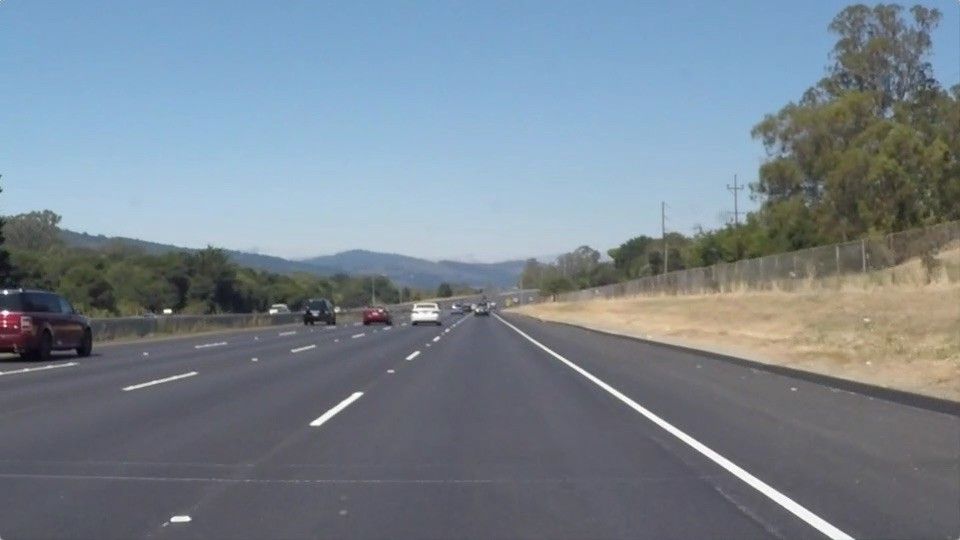
#> input picture image.jpg, 960 x 540 px
$ python testimage.py   (Python 2 division)
#> lines starting #> are read from the running program, lines starting #| are printed output that depends on the picture; after the words box and inside, x2 and y2 are one past the last pixel; in counts of white or black regions, pixels touching at a corner belong together
import cv2
import numpy as np

img = cv2.imread('image.jpg')
#> img is the input picture: shape (540, 960, 3); mean B, G, R 143.7, 132.5, 120.3
gray = cv2.cvtColor(img,cv2.COLOR_BGR2GRAY)
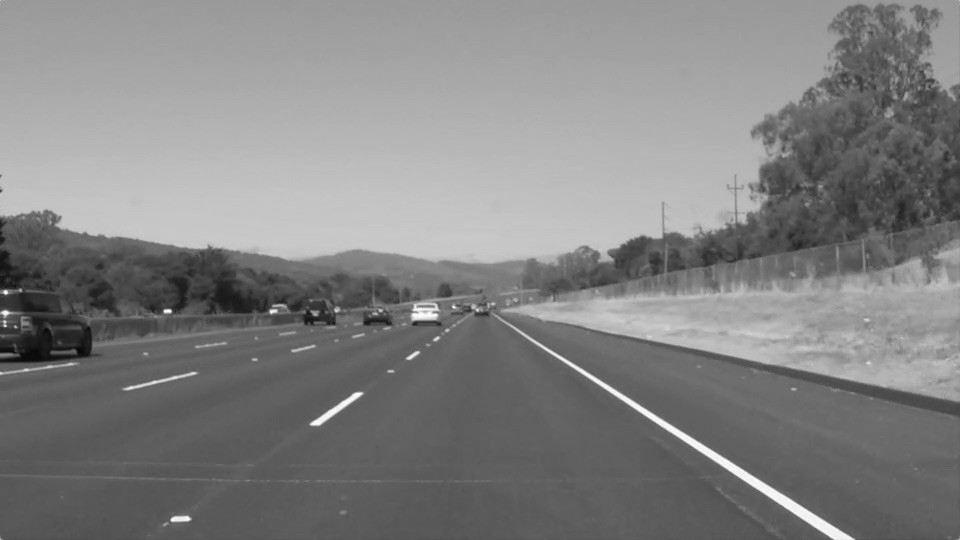
#> gray: shape (540, 960); min 6, max 255, mean 130.1
edges = cv2.Canny(gray,50,150,apertureSize = 3)
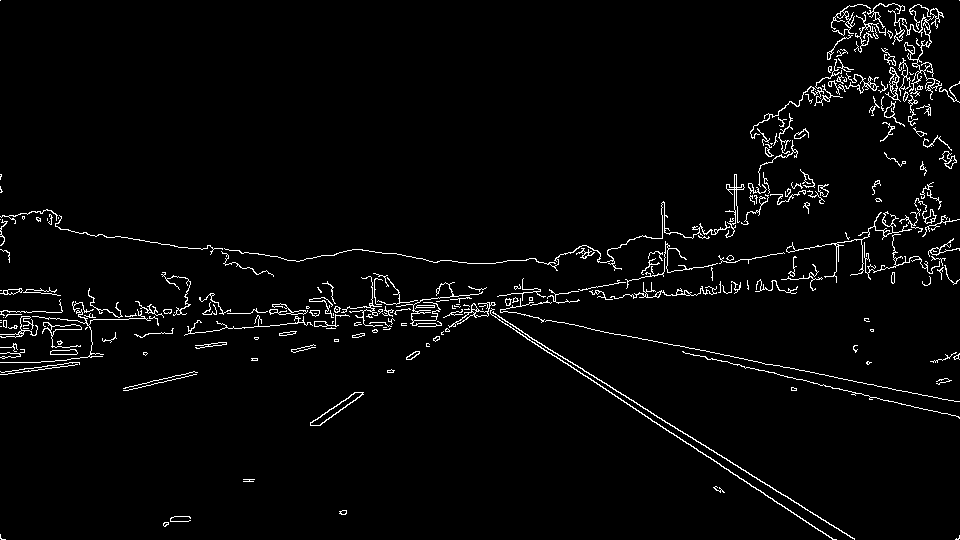
#> edges: shape (540, 960); 2.9% white in thin lines or dots
minLineLength = 100
maxLineGap = 20


roi = edges[380:650, 480:800]
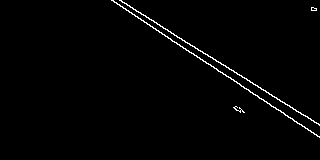
#> roi: shape (160, 320); 1.4% white in thin lines or dots, all inside (x1, y1, x2, y2) = (111, 0, 320, 138)

lines = cv2.HoughLinesP(roi,1,np.pi/180,100,minLineLength,maxLineGap)
#> lines = [[126, 4, 190, 44], [219, 71, 241, 85], [128, 11, 163, 34], [184, 48, 207, 63], [251, 82, 306, 116]]
print len(lines)
#| 5

for line in lines:
	for x1,y1,x2,y2 in line:
		cv2.line(img,(x1,y1),(x2,y2),(0,255,0),2)
#> this loop made 5 passes
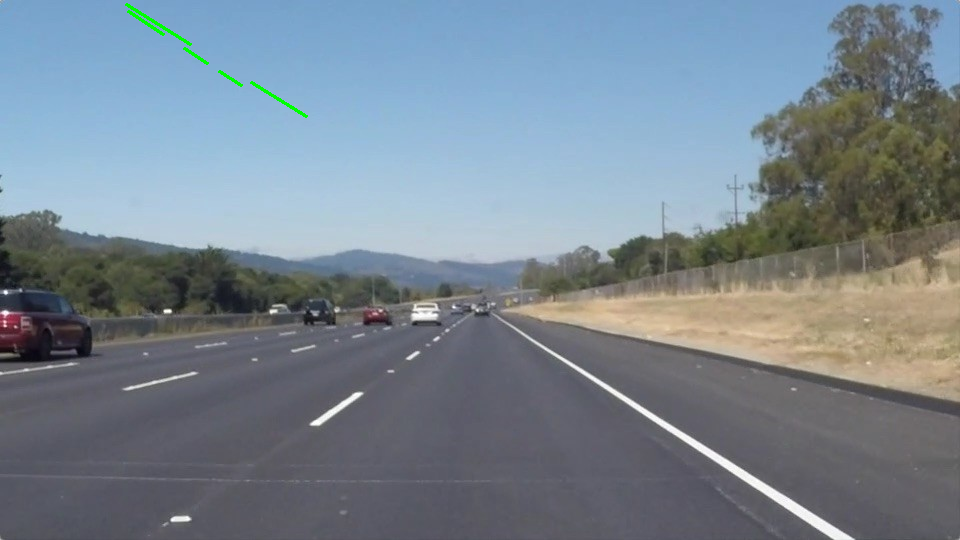
#> img: shape (540, 960, 3); 0.16% of pixels changed, all inside (x1, y1, x2, y2) = (125, 3, 308, 118)

cv2.imwrite('houghlines5.jpg',img)

$ run again, with exit-ramp.jpg copied over image.jpg
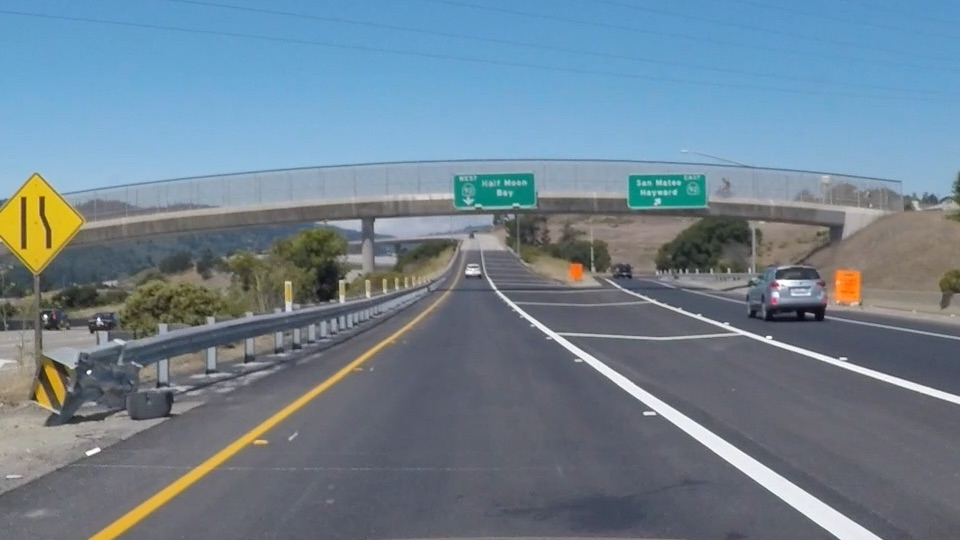
#> input picture exit-ramp.jpg, 960 x 540 px
#> img is the input picture: shape (540, 960, 3); mean B, G, R 144.4, 130.2, 111.3
#> `edges = cv2.Canny(gray,50,150,apertureSize = 3)`:
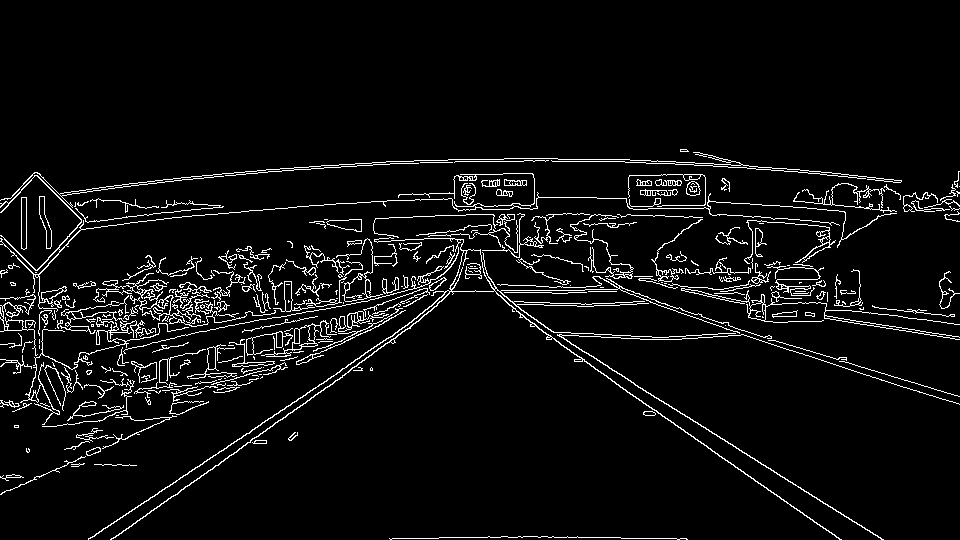
#> edges: shape (540, 960); 5.3% white in thin lines or dots, all inside (x1, y1, x2, y2) = (0, 149, 960, 540)
#> roi: shape (160, 320); 1.6% white in thin lines or dots
#> lines = [[168, 25, 319, 131], [98, 157, 140, 157], [252, 65, 319, 107], [148, 0, 203, 34]]
#| 4
#> the loop `for line in lines:` made 4 passes
#> after the loop `for line in lines:`:
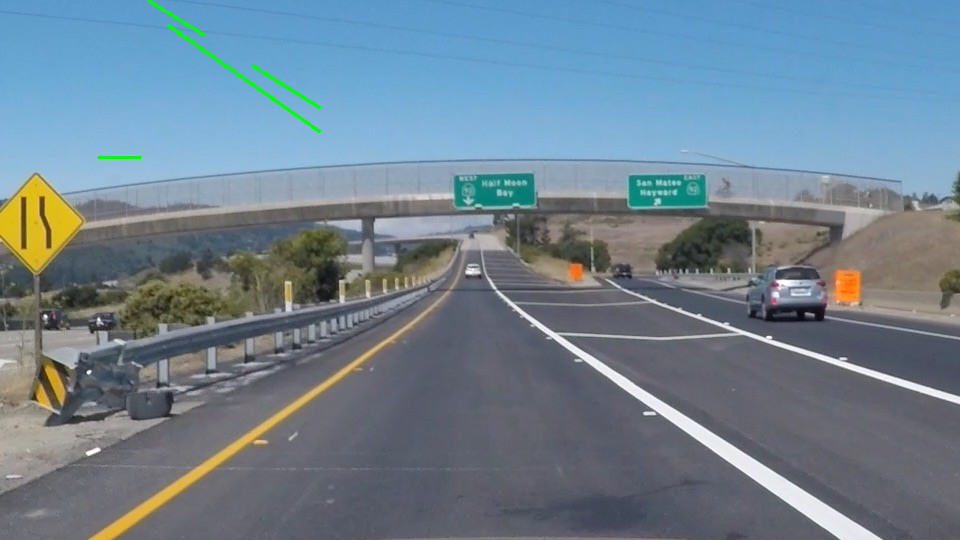
#> img: shape (540, 960, 3); 0.24% of pixels changed, all inside (x1, y1, x2, y2) = (97, 0, 321, 159)
